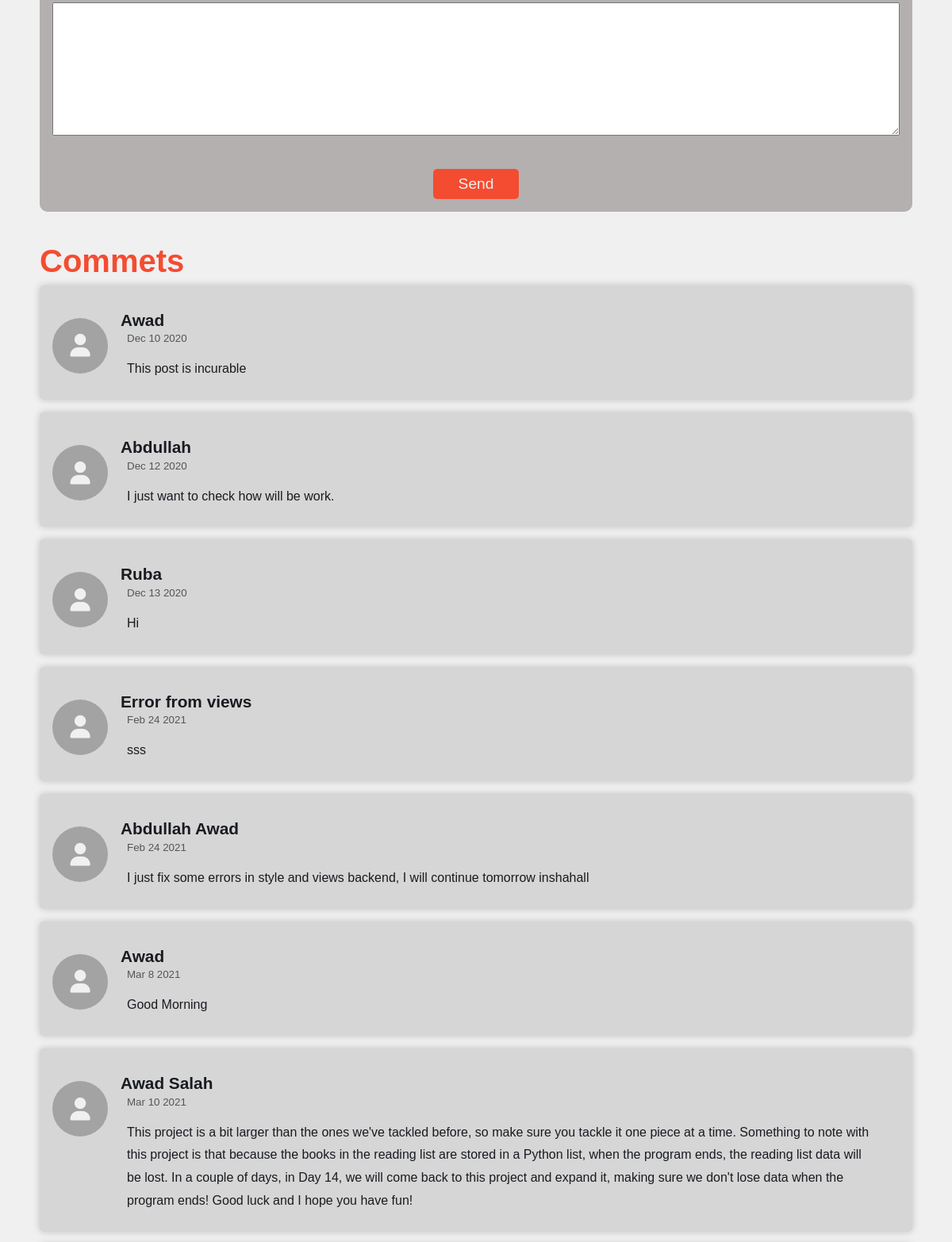
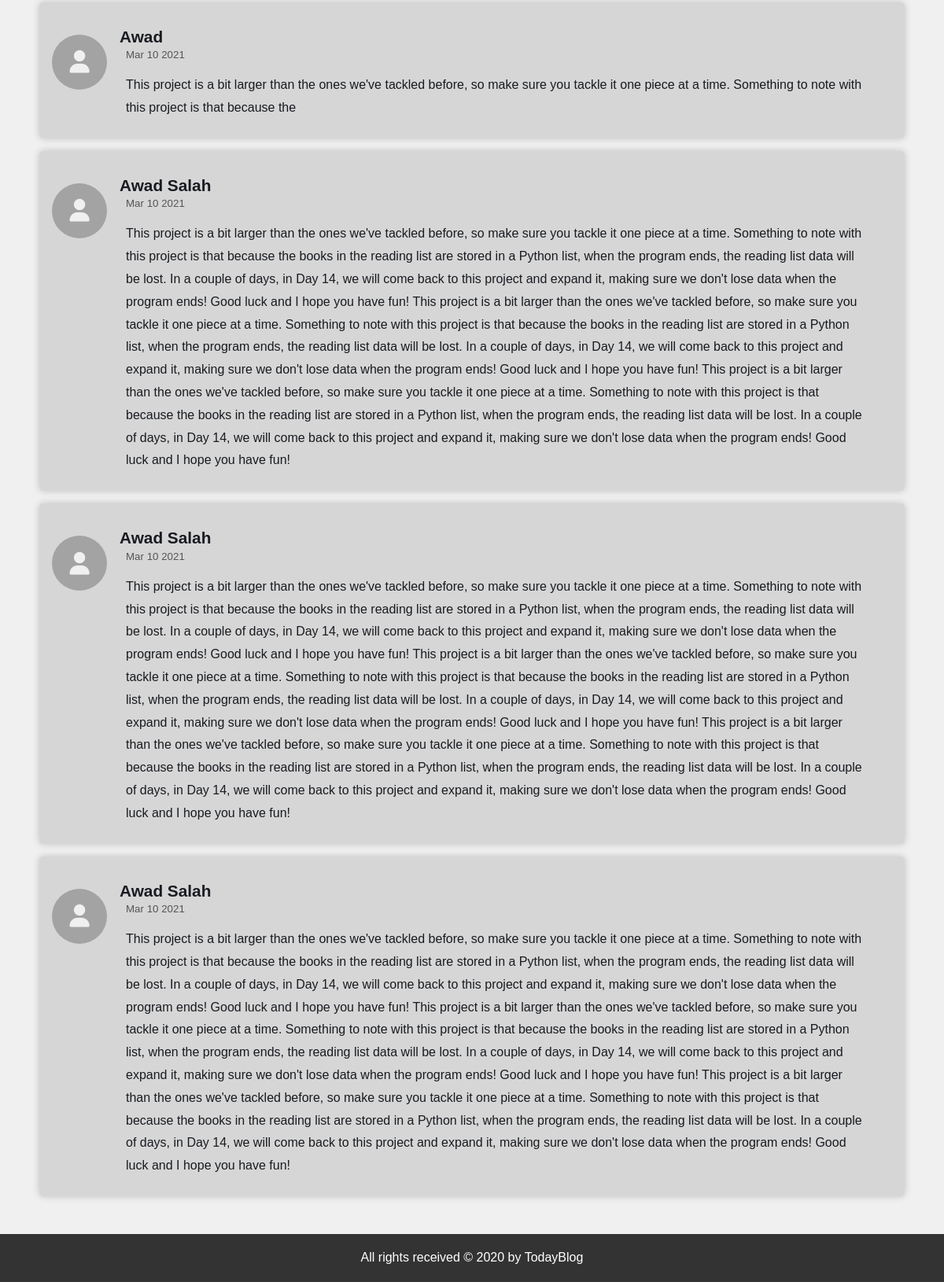
The app's page /blog/post/1/ (lower part), older data (2 pictures, top to bottom).
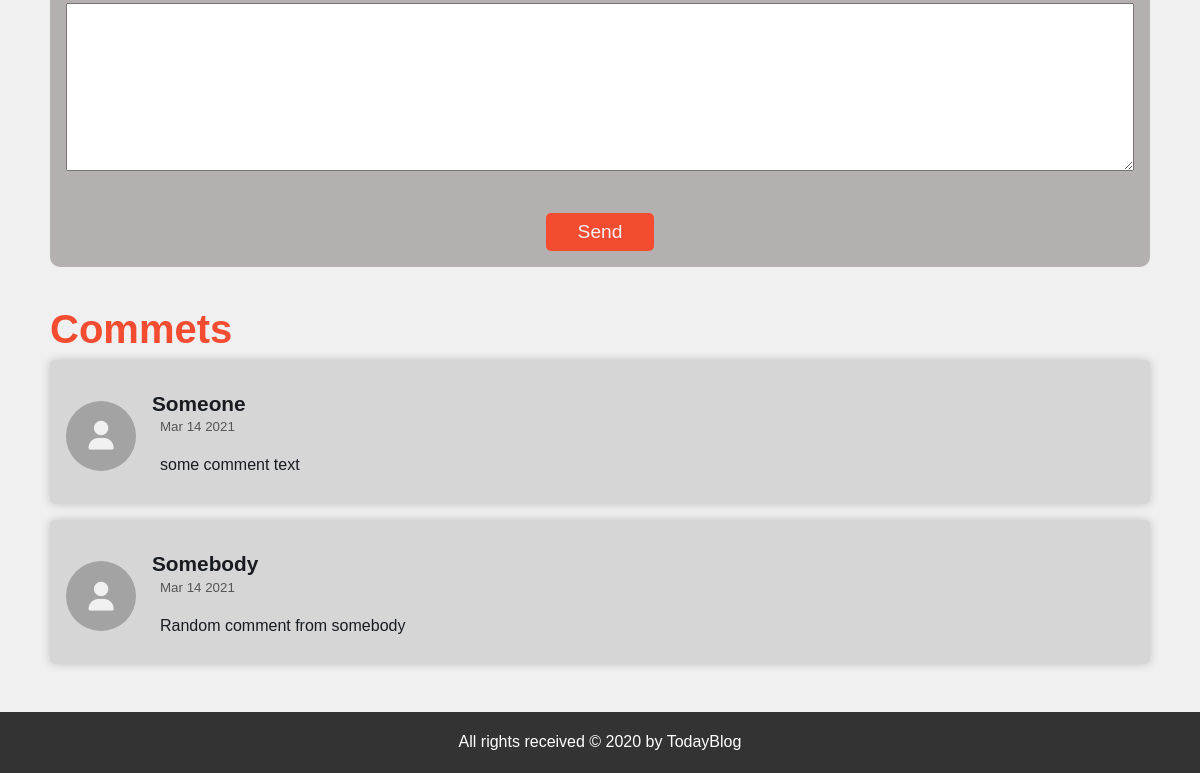
The same page, newer data.
### blogApp/models.py (models this page shows, shortened)
class Comment(models.Model):
    author = models.CharField(verbose_name=("author"), max_length=20)
    body = models.TextField(verbose_name=("comment body"))
    created_on = models.DateTimeField(verbose_name=("created on"), auto_now_add=True)
    post = models.ForeignKey(Post, verbose_name=("post"), on_delete=models.CASCADE)

### blogApp/views.py (the view)
# urls.py: path('post/<int:pk>/', post_detail, name = 'post_detail')
def post_detail(request, pk):
    post = get_object_or_404(Post, pk=pk)
    form = CommentFormModel()
    if request.method == 'POST':
        author = request.POST.get('author')
        body = request.POST.get('body')
        Comment.objects.create(author=author, body=body, post=post, created_on=datetime.now())
    context = {
        'object':post,
        'form': form
    }
    return render(request, 'blogApp/post_detail.html', context=context)

### blogApp/models.py
class CommentFormModel(ModelForm):
    class Meta:
        model = Comment
        fields = ['author', 'body']

### blogApp/models.py (called while the page is built)
    def get_absolute_url(self):
        return reverse("blogApp:post_detail", kwargs={"pk": self.pk})

### templates/blogApp/post_detail.html (shortened to what this page needs)
{% extends 'base.html' %}
{% block content %}
    <div class="post-box-detail">
    <br>
    <div class="comment-box">
        <form method="post" id="comment-form">
            {{ form.as_p }}
            <input type="submit" value="Send">
        </form>
        <h3 class='comment-heading'>Commets</h3>
        {% for comment in object.comment_set.all %}
            <div class="comment-container">
                <div class="image-container"><i class="fas fa-user"></i></div>
               <div class="comment-content">
                     <h5>{{comment.author}}</h5>
                    <small class='comment-date'>{{comment.created_on|date:'M j Y'}}</small>
                    <p class='comment-body' >{{comment.body}}</p>
               </div>
            </div>
        {% endfor %}
    </div>
{% endblock content %}

### templates/base.html (shortened to what this page needs)
<!DOCTYPE html>
<html lang="en">
<head>
    {% load static %}
    <link rel="stylesheet" href="{% static 'css/style.css' %}">
</head>
<body>
    <main>
        <div class="container flex-center">
            {% block content %}{% endblock content %}
        </div>
    </main>
    <footer id="main-footer">
        <div class="container">
            <p>All rights received &copy 2020 by TodayBlog</p>
        </div>
    </footer>
</body>
</html>

### static/css/style.css (style rules this page uses)
* { margin: 0; padding: 0; box-sizing: border-box; }
body { background: #F0F0F0; font-family: 'Source Sans Pro', sans-serif; font-weight: 300; color: #181B20; }
h1, h2, h3 { font-weight: normal; }
h3 { font-size: 1.6em; }
p, ul, ol { margin: 0; line-height: 180%; }
.flex-center { display: flex; flex-direction: column; align-items: center; justify-content: center; }
.container { max-width: 1100px; margin: auto; }
main { min-height: 87vh; }
#main-footer { background-color: #333; color: white; padding: 1rem; text-align: center; }
.post-box-detail { padding: 1rem 0; margin-bottom: 1rem; }
.post-box-detail small { padding-left: 0.5rem; color: #555; }
.post-box-detail p { padding-top: 1rem; }
h3.comment-heading { margin-top: 20px; font-size: 2.5rem; padding: 0.5rem 0; color: #F44C31; font-weight: 600; }
form { margin-top: 100px; background-color: rgb(180, 176, 176); width: 500px; margin-bottom: 2rem; border-radius: 10px; overflow: hidden; }
form#comment-form { margin-top: 40px; width: 100%; }
form p { padding: 0 1rem; padding-top: 1rem; }
form input, form textarea { width: 100%; padding: 8px; margin-bottom: 1rem; }
form input[type='submit'] { width: fit-content; padding: 0.5rem 2rem; display: block; cursor: pointer; margin: 1rem auto; font-size: 1.2rem; border-radius: 5px; background: #F44C31; color: #F0F0F0; border: none; }
.comment-box h5 { font-size: 1.3rem; margin-top: 1rem; padding-bottom: 0.1rem; }
.comment-container { padding: 1rem; background: hsl(0, 0%, 84%); margin-bottom: 1rem; border-radius: 5px; box-shadow: 0 0 10px rgba(0, 0, 0, 0.2); display: flex; align-items: flex-start; justify-content: flex-start; }
.comment-container .image-container { margin-top: 25px; width: 70px; height: 70px; border-radius: 50%; background: hsl(0, 0%, 64%); margin-right: 1rem; display: flex; align-items: center; justify-content: center; }
.image-container .fa-user { font-size: 1.8rem; color: hsl(0, 0%, 94%); }
.comment-container .comment-content { width: 90%; }
.comment-date { padding-left: 0.5rem; }
.comment-body { padding: 0.5rem; }

Row changes from the older to the newer data that the page shows:
removed Comment: author "Awad", created_on "Dec 10 2020", body "This post is incurable"
removed Comment: author "Abdullah", created_on "Dec 12 2020", body "I just want to check how will be work."
removed Comment: author "Ruba", created_on "Dec 13 2020", body "Hi"
removed Comment: author "Error from views", created_on "Feb 24 2021", body "sss"
removed Comment: author "Abdullah Awad", created_on "Feb 24 2021", body "I just fix some errors in style and views backend, I will continue tomorrow inshahall"
removed Comment: author "Awad", created_on "Mar 8 2021", body "Good Morning"
removed Comment: author "Awad Salah", created_on "Mar 10 2021", body "This project is a bit larger than the ones we've tackled before, so make sure you tackle it one piece at a time. Something to note with this project is that because the books in the reading list are stored in a Python list, when the program ends, the reading list data will be lost. In a couple of days, in Day 14, we will come back to this project and expand it, making sure we don't lose data when the program ends! Good luck and I hope you have fun!"
removed Comment: author "Awad", created_on "Mar 10 2021", body "This project is a bit larger than the ones we've tackled before, so make sure you tackle it one piece at a time. Something to note with this project is that because the"
removed Comment: author "Awad Salah", created_on "Mar 10 2021", body "This project is a bit larger than the ones we've tackled before, so make sure you tackle it one piece at a time. Something to note with this project is that because the books in the reading list are stored in a Python list, when the program ends, the reading list data will be lost. In a couple of days, in Day 14, we will come back to this project and expand it, making sure we don't lose data when the program ends! Good luck and I hope you have fun! This project is a bit larger than the ones we've tackled before, so make sure you tackle it one piece at a time. Something to note with this project is that because the books in the reading list are stored in a Python list, when the program ends,…"
removed Comment: author "Awad Salah", created_on "Mar 10 2021", body "This project is a bit larger than the ones we've tackled before, so make sure you tackle it one piece at a time. Something to note with this project is that because the books in the reading list are stored in a Python list, when the program ends, the reading list data will be lost. In a couple of days, in Day 14, we will come back to this project and expand it, making sure we don't lose data when the program ends! Good luck and I hope you have fun! This project is a bit larger than the ones we've tackled before, so make sure you tackle it one piece at a time. Something to note with this project is that because the books in the reading list are stored in a Python list, when the program ends,…"
removed Comment: author "Awad Salah", created_on "Mar 10 2021", body "This project is a bit larger than the ones we've tackled before, so make sure you tackle it one piece at a time. Something to note with this project is that because the books in the reading list are stored in a Python list, when the program ends, the reading list data will be lost. In a couple of days, in Day 14, we will come back to this project and expand it, making sure we don't lose data when the program ends! Good luck and I hope you have fun! This project is a bit larger than the ones we've tackled before, so make sure you tackle it one piece at a time. Something to note with this project is that because the books in the reading list are stored in a Python list, when the program ends,…"
added Comment: author "Someone", created_on "Mar 14 2021", body "some comment text"
added Comment: author "Somebody", created_on "Mar 14 2021", body "Random comment from somebody"
